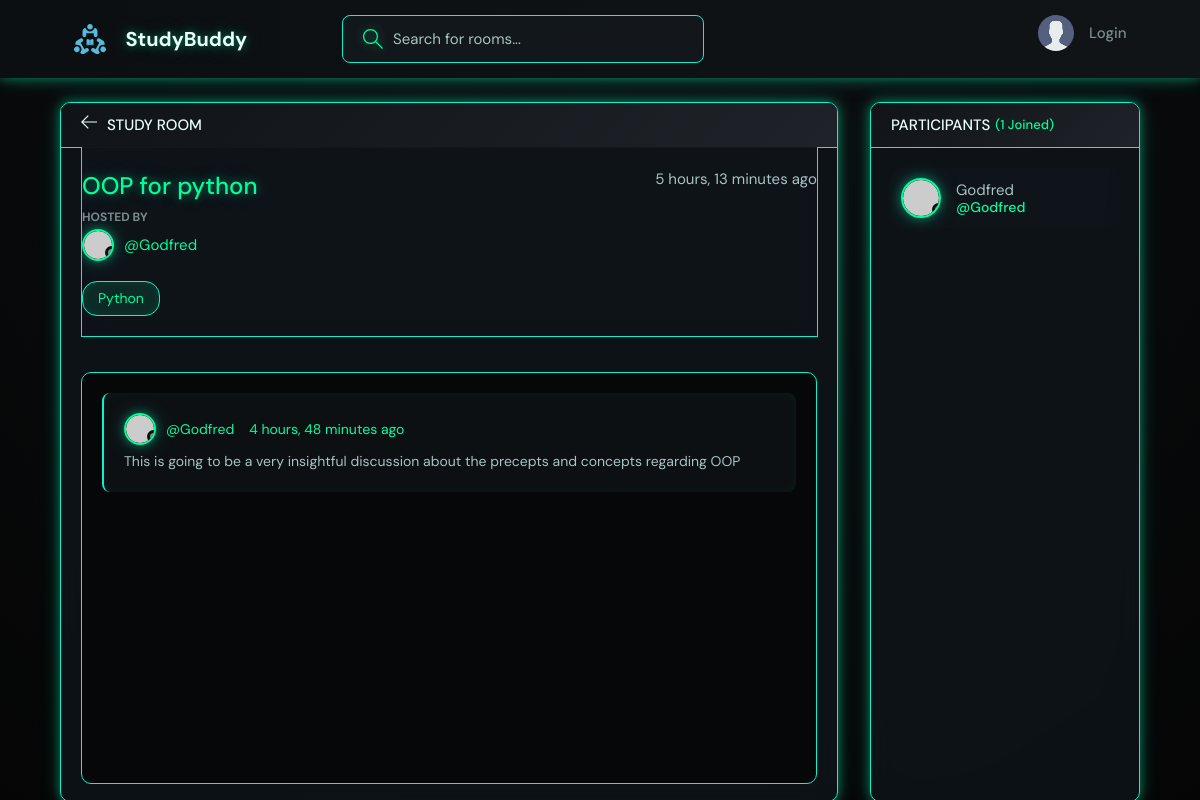
The page /room/1/ on the database its author committed.
### base/models.py (models this page shows, shortened)
class Room(models.Model):
    host = models.ForeignKey(User, on_delete=models.SET_NULL, null=True)
    topic = models.ForeignKey(Topic, on_delete=models.SET_NULL, null=True)
    name = models.CharField(max_length=200)
    description = models.TextField(null=True, blank=True)
    participants = models.ManyToManyField(User, related_name='participants', blank=True)
    updated = models.DateTimeField(auto_now=True)
    created = models.DateTimeField(auto_now_add=True)
    class Meta:
        ordering = ['-updated', '-created'] #will arrange by descending order for the two(most current)

class User(AbstractUser):
    name = models.CharField(max_length=200, null=True)
    email = models.EmailField(unique=True, null=True)
    bio = models.TextField(null=True)
    avatar = models.ImageField(null=True, default="avatar.svg")
    USERNAME_FIELD = 'email'
    REQUIRED_FIELDS = []

class Topic(models.Model):
    name = models.CharField(max_length=200)
    def __str__(self):
        return self.name

class Message(models.Model):
    user = models.ForeignKey(User, on_delete=models.CASCADE)
    room = models.ForeignKey(Room, on_delete=models.CASCADE)
    body = models.TextField()
    updated = models.DateTimeField(auto_now=True)
    created = models.DateTimeField(auto_now_add=True)
    class Meta:
        ordering = ['-updated', '-created']

### base/views.py (the view)
# urls.py: path('room/<str:pk>/', views.room, name="room"),
def room(request, pk):
    room = Room.objects.get(id=pk)
    room_messages = room.message_set.all()
    participants = room.participants.all() #For many to one relationship, you have to use '_set' when establishing the function but for ManytoMany, you do not use the '_set' function
    if request.method == 'POST':
        form = MessageForm(request.POST)
        if form.is_valid():
            message = form.save(commit=False)
            message.user = request.user   # assign logged-in user
            message.room = room           # assign the room
            message.save()
            room.participants.add(request.user) #If join functionality is not added, add it yourself
            return redirect('room', pk=room.id)# The code can work without this but to maintain some functionality working, its best to use this way
    else:
        form = MessageForm()
    context = {
        'room': room,
        'room_messages': room_messages,
        'form': form,
        'participants':participants
    }
    return render(request, 'base/room.html', context)

### base/forms.py
class MessageForm(ModelForm):
    class Meta:
        model = Message
        fields = ['body']  # only the field the user can edit
        widgets = {
            'body': forms.TextInput(attrs={'placeholder': 'Write a comment…'}),
            }

### base/templates/base/room.html (shortened to what this page needs)
{% extends 'main.html' %}
{% block content %}
    <main class="profile-page layout layout--2">
      <div class="container">
        <div class="room">
          <div class="room__top">
            <div class="room__topLeft">
              <a href="{% url 'home' %}">
                <svg version="1.1" xmlns="http://www.w3.org/2000/svg" width="32" height="32" viewBox="0 0 32 32">
                  <title>arrow-left</title>
                  <path
                    d="M13.723 2.286l-13.723 13.714 13.719 13.714 1.616-1.611-10.96-10.96h27.625v-2.286h-27.625l10.965-10.965-1.616-1.607z"
                  ></path>
                </svg>
              </a>
              <h3>Study Room</h3>
            </div>
          </div>
          <div class="room__box scroll">
            <div class="room__header scroll">
              <div class="room__info">
                <h3>{{room.name}}</h3>
                <span>{{room.created|timesince}} ago</span>
              </div>
              <div class="room__hosted">
                <p>Hosted By</p>
                <a href="{% url 'user-profile' room.host.id %}" class="room__author">
                  <div class="avatar avatar--small">
                    <img src="https://randomuser.me/api/portraits/men/37.jpg" />
                  </div>
                  <span>@{{room.host.username}}</span>
                </a>
              </div>
              <span class="room__topics">{{room.topic}}</span>
            </div>
            <div class="room__conversation">
              <div class="threads scroll">
                {% for message in room_messages %}
                <div class="thread">
                  <div class="thread__top">
                    <div class="thread__author">
                      <a href="{% url 'user-profile' message.user.id %}" class="thread__authorInfo">
                        <div class="avatar avatar--small">
                          <img src="https://randomuser.me/api/portraits/men/37.jpg" />
                        </div>
                        <span>@{{message.user.username}}</span>
                      </a>
                      <span class="thread__date">{{message.created|timesince}} ago</span>
                    </div>
                  </div>
                  <div class="thread__details">
                    {{message.body}}
                  </div>
                </div>
                {% endfor %}
              </div>
            </div>
          </div>
        </div>
        <div class="participants">
          <h3 class="participants__top">Participants <span>({{participants.count}} Joined)</span></h3>
          <div class="participants__list scroll">
           {% for user in participants %}
            <a href="{% url 'user-profile' user.id %}" class="participant">
              <div class="avatar avatar--medium">
                <img src="https://randomuser.me/api/portraits/men/37.jpg" />
              </div>
              <p>
                {{user.username}}
                <span>@{{user.username}}</span>
              </p>
            </a>
            {% endfor %}
          </div>
        </div>
      </div>
    </main>
    {% endblock content %}

### rows shown on the page
Room: name "OOP for python", created "5 hours, 13 minutes", host.username "Godfred", topic "Python"
Message: user.username "Godfred", created "4 hours, 48 minutes", body "This is going to be a very insightful discussion about the precepts and concepts regarding OOP"
User: username "Godfred"

### other values the page prints
{{ participants.count }} "1"
